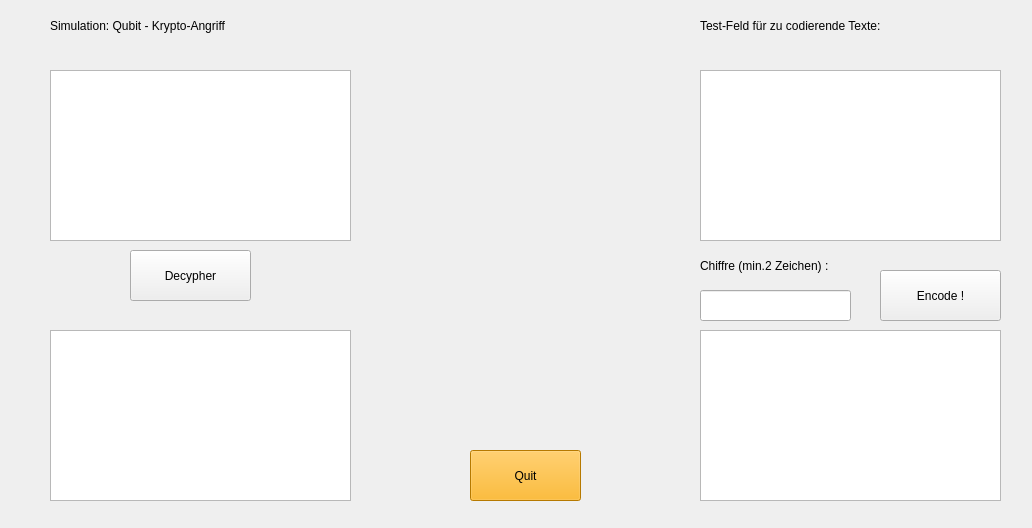
<?xml version="1.0" encoding="UTF-8"?>
<ui version="4.0">
 <class>MainWindow</class>
 <widget class="QMainWindow" name="MainWindow">
  <property name="geometry">
   <rect>
    <x>0</x>
    <y>0</y>
    <width>1032</width>
    <height>528</height>
   </rect>
  </property>
  <property name="windowTitle">
   <string>Krypto-Sender (Verschluesselung)</string>
  </property>
  <widget class="QWidget" name="centralwidget">
   <widget class="QPushButton" name="decypherButton">
    <property name="geometry">
     <rect>
      <x>130</x>
      <y>250</y>
      <width>121</width>
      <height>51</height>
     </rect>
    </property>
    <property name="text">
     <string>Decypher</string>
    </property>
   </widget>
   <widget class="QPushButton" name="quitButton">
    <property name="geometry">
     <rect>
      <x>470</x>
      <y>450</y>
      <width>111</width>
      <height>51</height>
     </rect>
    </property>
    <property name="styleSheet">
     <string notr="true">background-color: rgb(255, 170, 0);</string>
    </property>
    <property name="text">
     <string>Quit</string>
    </property>
   </widget>
   <widget class="QTextEdit" name="cryptoInput">
    <property name="geometry">
     <rect>
      <x>50</x>
      <y>70</y>
      <width>301</width>
      <height>171</height>
     </rect>
    </property>
   </widget>
   <widget class="QTextEdit" name="decypherMsgOutput">
    <property name="geometry">
     <rect>
      <x>50</x>
      <y>330</y>
      <width>301</width>
      <height>171</height>
     </rect>
    </property>
   </widget>
   <widget class="QTextEdit" name="messageInput">
    <property name="geometry">
     <rect>
      <x>700</x>
      <y>70</y>
      <width>301</width>
      <height>171</height>
     </rect>
    </property>
   </widget>
   <widget class="QLabel" name="label">
    <property name="geometry">
     <rect>
      <x>700</x>
      <y>250</y>
      <width>161</width>
      <height>31</height>
     </rect>
    </property>
    <property name="text">
     <string>Chiffre (min.2 Zeichen) :</string>
    </property>
   </widget>
   <widget class="QLineEdit" name="keyEdit">
    <property name="geometry">
     <rect>
      <x>700</x>
      <y>290</y>
      <width>151</width>
      <height>31</height>
     </rect>
    </property>
   </widget>
   <widget class="QLabel" name="label_2">
    <property name="geometry">
     <rect>
      <x>700</x>
      <y>10</y>
      <width>301</width>
      <height>31</height>
     </rect>
    </property>
    <property name="text">
     <string>Test-Feld für zu codierende Texte:</string>
    </property>
   </widget>
   <widget class="QLabel" name="label_3">
    <property name="geometry">
     <rect>
      <x>50</x>
      <y>10</y>
      <width>301</width>
      <height>31</height>
     </rect>
    </property>
    <property name="text">
     <string>Simulation: Qubit - Krypto-Angriff</string>
    </property>
   </widget>
   <widget class="QPushButton" name="encodeButton">
    <property name="geometry">
     <rect>
      <x>880</x>
      <y>270</y>
      <width>121</width>
      <height>51</height>
     </rect>
    </property>
    <property name="text">
     <string>Encode !</string>
    </property>
   </widget>
   <widget class="QTextEdit" name="cryptoOutput">
    <property name="geometry">
     <rect>
      <x>700</x>
      <y>330</y>
      <width>301</width>
      <height>171</height>
     </rect>
    </property>
   </widget>
   <widget class="QCustomPlot" name="plot" native="true">
    <property name="geometry">
     <rect>
      <x>380</x>
      <y>160</y>
      <width>291</width>
      <height>241</height>
     </rect>
    </property>
   </widget>
  </widget>
 </widget>
 <customwidgets>
  <customwidget>
   <class>QCustomPlot</class>
   <extends>QWidget</extends>
   <header>qcustomplot.h</header>
   <container>1</container>
  </customwidget>
 </customwidgets>
 <resources/>
 <connections/>
</ui>
